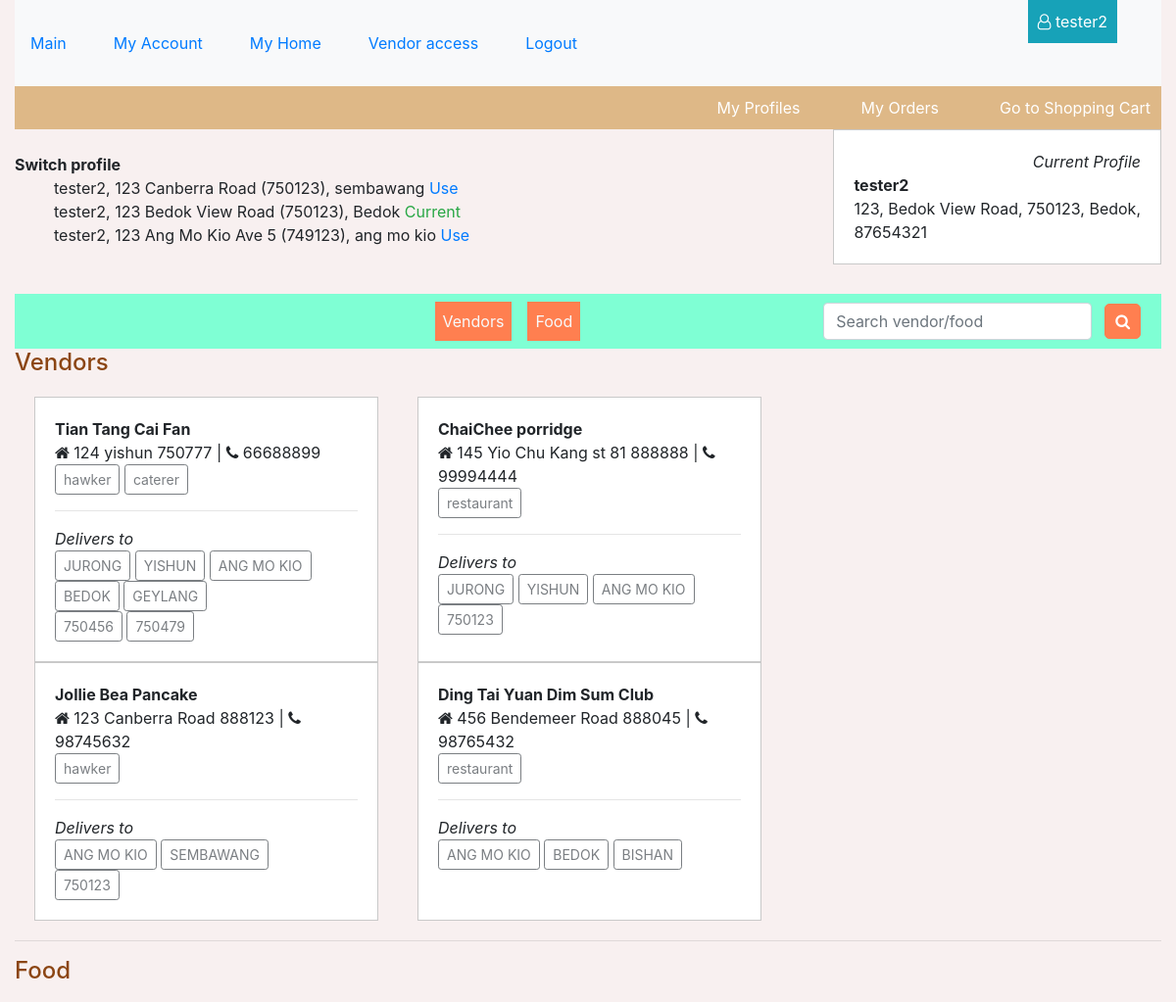
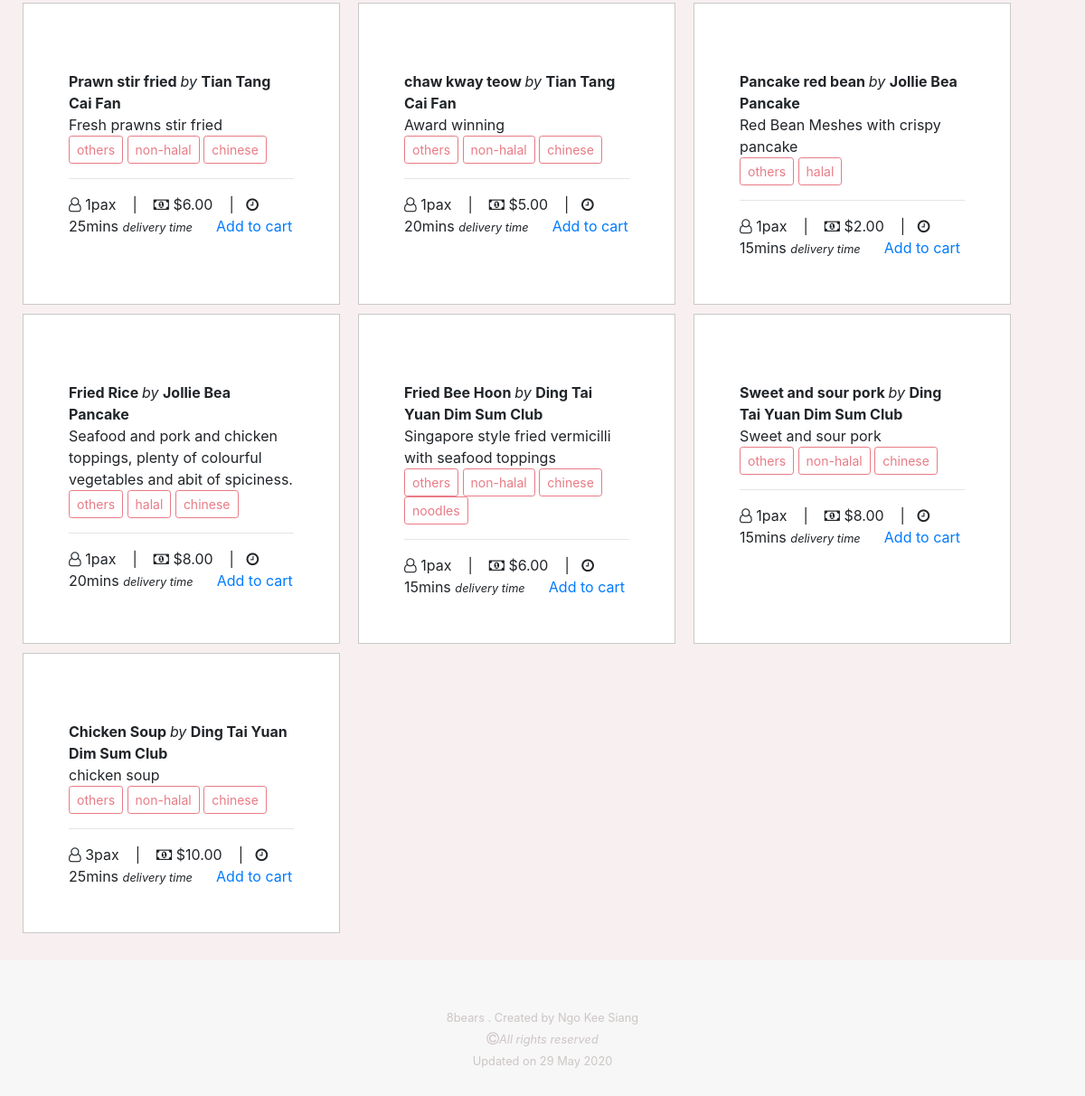
The page /index/11 (signed in) on the database its author committed (2 pictures, top to bottom).
### buyer/models.py (models this page shows)
class Buyer(models.Model):
    town = models.CharField(max_length=100, null=True, blank=False)
    postal_code = models.PositiveIntegerField(null=False, blank=False)
    block = models.PositiveSmallIntegerField( null=False, blank=False)
    street = models.CharField(max_length=254, null=False, blank=False)
    date_joined = models.DateTimeField(auto_now_add=True)
    contact = models.PositiveIntegerField(validators=[MinValueValidator(10000000), MaxValueValidator(99999999)], null=False, blank=False)
    user = models.ForeignKey(User, null=True, on_delete=models.SET_NULL)
    def __str__(self):
        return '%s, %s %s (%s), %s' % (self.user.username, self.block, self.street, self.postal_code, self.town)

### vendor/models.py (models this page shows)
class Vendor(models.Model):
    category = models.ManyToManyField(Category)
    postal_code = models.PositiveIntegerField( null=False, blank=False)
    name = models.CharField( max_length=100, null=False, blank=False)
    block = models.PositiveSmallIntegerField( null=False, blank=False)
    street = models.CharField(max_length=254, null=False, blank=False)
    contact = models.PositiveIntegerField(validators=[MinValueValidator(10000000), MaxValueValidator(99999999)], null=False, blank=False)
    date_joined = models.DateTimeField(auto_now_add=True)
    user = models.ForeignKey(User, null=True, on_delete=models.SET_NULL)
    user_contact = models.PositiveIntegerField(validators=[MinValueValidator(10000000), MaxValueValidator(99999999)], null=False, blank=False)
    license_number = models.CharField(max_length=10, null=False, blank=False)
    license_check = models.BooleanField(default=False)
    photo_url=models.URLField(max_length=1024, null=True, blank=True)
    vendordeliverytown = models.ManyToManyField(VendorDeliveryTown)
    vendordeliverypostal = models.ManyToManyField(VendorDeliveryPostal)
    def __str__(self):
        return self.name

class Category(models.Model):
    title = models.CharField(max_length=100, null=False, blank=False)
    def __str__(self):
        return self.title

class VendorDeliveryTown(models.Model):
    town = models.CharField( max_length=100, null=False, blank=False)
    def __str__(self):
        return str(self.town)

class VendorDeliveryPostal(models.Model):
    postal_code = models.PositiveIntegerField( null=False, blank=False)
    def __str__(self):
        return str(self.postal_code)

### food/models.py (models this page shows)
class Food(models.Model):
    vendor = models.ForeignKey(Vendor, null=False, blank=False, on_delete=models.CASCADE)
    tag = models.ManyToManyField(Tag)
    title = models.CharField(max_length=100, null=False, blank=False)
    description = models.TextField(null=False, blank=False)
    portion = models.PositiveSmallIntegerField( validators=[MinValueValidator(1), MaxValueValidator(99)] , default=1, null=False, blank=False )
    price = models.DecimalField(max_digits=8, decimal_places=2, null=False, blank=False)
    date_posted = models.DateTimeField(auto_now_add=True)
    date_edited = models.DateTimeField(auto_now_add=True)
    delivery_time = models.DecimalField(max_digits=3, decimal_places=0, null=False, blank=False)
    image = ImageField(blank=True, manual_crop="")
    def __str__(self):
        return self.title

class Tag(models.Model):
    title = models.CharField(max_length=100, null=False, blank=False)
    def __str__(self):
        return self.title

### buyer/views.py (the view, shortened to what this page needs)
# urls.py: path('index/<buyer_id>', buyer.views.index_by_profile, name='index_by_profile_route'),
@login_required
def index_by_profile(request, buyer_id):
    buyer_profiles = Buyer.objects.all().filter(user=request.user)  # retrieve all buyer profiles for user
    current_buyer_profile = Buyer.objects.get(id=buyer_id)
    buyer_town = Buyer.objects.get(id=buyer_id).town.upper()  # retrieve buyer profile's town
    buyer_postal = Buyer.objects.get(id=buyer_id).postal_code  # retrieve buyer profile's postal code
    vendor_available_base_queries = Q(vendordeliverytown__town=buyer_town)|Q(vendordeliverypostal__postal_code__exact=buyer_postal)
    food_available_base_queries = Q(vendor__vendordeliverytown__town=buyer_town)|Q(vendor__vendordeliverypostal__postal_code__exact=buyer_postal)
    if 'category' in request.GET:
        get_category = request.GET['category']
        vendor_available = Vendor.objects.filter(vendor_available_base_queries).filter(category__title=get_category).distinct()
        food_available = Food.objects.filter(food_available_base_queries).filter(vendor__category__title=get_category).distinct()
    else:
        vendor_available = Vendor.objects.filter(vendor_available_base_queries).distinct()  # retrieve vendors that deliver to buyer profile's town and postal
        food_available = Food.objects.filter(food_available_base_queries).distinct()  # retrieve foods that can be delivered to buyer profiles town and postal
    return render(request, 'buyer/buyer_index_page.html', {
        "buyer_profiles": buyer_profiles,
        "vendor_available": vendor_available,
        "food_available": food_available,
        "buyer_id": int(buyer_id),
        "current_buyer_profile": current_buyer_profile
    })

### buyer/templates/buyer/buyer_index_page.html (shortened to what this page needs)
{% extends 'base_template.html' %}
{% load static %}
{%block css%}
<link rel="stylesheet" href="{% static 'buyer_nav_bar.css' %}">
<link rel="stylesheet" href="{% static 'buyer_home_page.css' %}">
{%endblock%}
{%block content%}
<div class="right-nav-parent">
    <nav class="right-nav">
        <ul>
            <li> <a href="{% url 'show_buyer_profiles_route' %}"> My Profiles </a> </li>
        </ul>
        <ul>
            <li> <a href="{% url 'view_order_history_route' %}"> My Orders </a> </li>
        </ul>
        <ul>
            <li> <a href="{% url 'view_cart_route' %}" target="_blank"> Go to Shopping Cart </a> </li>
        </ul>
    </nav>
</div>
<div class="profile-section-one">
    <div class="psone-divone"><em>Current Profile</em></div>
    {% if current_buyer_profile %}
        <div class="psone-divtwo">
            <section> <strong> {{current_buyer_profile.user.username}} </strong> </section>
            <section>
                <span> {{current_buyer_profile.block}}, </span>
                <span> {{current_buyer_profile.street}}, </span>
                <span> {{current_buyer_profile.postal_code}}, </span>
                <span> {{current_buyer_profile.town}}, </span>
            </section>
            <section> {{current_buyer_profile.contact}} </section>
        </div>
    {%else%}
        <div> Nil </div>
    {%endif%}
</div>
<br>
<div class="profile-section-two">
    <section><strong> Switch profile </strong></section>
    <section>
        <ul>
            {% if buyer_profiles %}
            {%for i in buyer_profiles %}
                    <li> {{i}}
                    {% if i.id == buyer_id %}
                    <span class="text-success">
                     Current
                    </span>
                    {%else%} <a href="{% url 'index_by_profile_route' buyer_id=i.id %}"> Use  </a>
                    {%endif%}
                    </li>
            {%endfor%}
            {%else%}
            No profile yet. <a href="{% url 'create_buyer_profile_route' %}"> Create a profile</a> first to see any vendors that can deliver to you.
            {% endif %}
        </ul>
    </section>
</div>
<nav class="navbar navbar-expand-lg justify-content-center" id="filter-search-bar" style="clear:both;">
    {%if buyer_id %}
        <div class="w-50">
            <ul class="navbar-nav mr-auto">
                <li class="nav-item dropdown mx-2 filter-dropdown">
                    <a class="nav-link text-light" href="#" id="VendorDropdown" role="button" data-toggle="dropdown" aria-haspopup="true" aria-expanded="false">
                    Vendors
                    </a>
                </li>
                <li class="nav-item dropdown mx-2 filter-dropdown">
                    <a class="nav-link text-light" href="#" id="FoodDropdown" role="button" data-toggle="dropdown" aria-haspopup="true" aria-expanded="false">
                    Food
                    </a>
                </li>
            </ul>
        </div>
        <div class="flex-shrink-1">
            <form class="form-inline my-2 my-lg-0" method="GET" action="{% url 'index_by_profile_route' buyer_id=buyer_id %}" style="flex-wrap:nowrap;">
                <input class="form-control mr-sm-2" type="text" name="search" placeholder="Search vendor/food" aria-label="Search">
                <button class="buyer-buttons my-2 my-sm-0" type="submit">
                <i class="fa fa-search"></i>
                </button>
            </form>
        </div>
    {%endif%}
</nav>
<h4 style="color:saddlebrown;"> Vendors </h4>
<div class="vendor-display">
    {%if vendor_available %}
        {%for i in vendor_available %}
        <div>
            <section><strong> {{i}} </strong> </section>
            <section>
                <span> <i class="fa fa-home" aria-hidden="true"></i> {{i.block}} {{i.street}} {{i.postal_code}} | </span>
                <span> <i class="fa fa-phone" aria-hidden="true"></i> {{i.contact}} </span>
            </section>
            <section> {%for j in i.category.all %} <button type="button" class="btn btn-outline-dark btn-sm" disabled>{{j}}</button> {%endfor%}</section>
            <hr>
            <section><em>Delivers to</em>
            <section> {%for j in i.vendordeliverytown.all %} <button type="button" class="btn btn-outline-dark btn-sm" disabled>{{j}}</button> {%endfor%}</section>
            <section> {%for j in i.vendordeliverypostal.all %} <button type="button" class="btn btn-outline-dark btn-sm" disabled>{{j}}</button> {%endfor%}</section>
        </div>
        {%endfor%}
    {%endif%}
</div>
<hr>
<h4 style="color:saddlebrown;"> Food </h4>
<div class="food-display">
{%if food_available %}
    {%for i in food_available %}
        <div>
                <section>
                    <strong> {{i}} </strong>
                    <span> <em>by</em> <strong> {{i.vendor.name}} </strong></span>
                </section>
                <section> {{i.description}} </section>
                <section> {%for j in i.tag.all %} <button type="button" class="btn btn-outline-danger btn-sm" disabled> {{j}} </button> {%endfor%} </section>
                <hr>
                <section>
                    <span> <i class="fa fa-user-o" aria-hidden="true"></i> {{i.portion}}pax &nbsp;&nbsp; | </span>&nbsp;&nbsp;
                    <span> <i class="fa fa-money" aria-hidden="true"></i> ${{i.price}} &nbsp;&nbsp; |</span>&nbsp;&nbsp;
                    <span> <i class="fa fa-clock-o" aria-hidden="true"></i> {{i.delivery_time}}mins <small><em> delivery time </em></small>  </span>&nbsp;&nbsp;&nbsp;&nbsp;
                    {% if i.vendor.license_check %}
                    <span> <a href="{% url 'add_to_cart_route' buyer_id=buyer_id food_id=i.id %}"> Add to cart </a></span>
                    {% else %}
                    <br><br>
                    <section class="alert alert-warning"> Vendor pending verification. </section>
                    {%endif%}
                </section>
        </div>
    {%endfor%}
{%endif%}
</div>
{%endblock%}

### templates/base_template.html (shortened to what this page needs)
{% load static %}
<!doctype html>
<html lang="en">
  <head>
    <link rel="stylesheet" href="https://stackpath.bootstrapcdn.com/font-awesome/4.7.0/css/font-awesome.min.css">
    <link rel="stylesheet" href="https://stackpath.bootstrapcdn.com/bootstrap/4.5.0/css/bootstrap.min.css">
    <link rel="stylesheet" href="{% static 'style.css' %}">
    {% block css %} {%endblock%}
  </head>
  <body>
    <header class="container-fluid">
        <nav class="navbar navbar-expand-lg navbar-light bg-light py-3">
            <div class="collapse navbar-collapse" id="navbarSupportedContent">
                <ul class="navbar-nav">
            {%if request.user.is_authenticated %}
                <li class="nav-item mr-5 my-3 "> <a href="{% url 'view_home_route' %}" >Main</a> </li>
                <li class="nav-item mr-5 my-3 "> <a href="{% url 'view_account_route' %}" >My Account</a> </li>
                <li class="nav-item mr-5 my-3 "> <a href="{% url 'index_route' %}"> My Home</a> </li>
                <li class="nav-item mr-5 my-3"> <a href="{% url 'view_vendor_profiles_route' %}"> Vendor access</a> </li>
                <li class="nav-item mr-5 my-3"> <a href="{% url 'account_logout' %}" > Logout</a> </li>
            {%else%}
                <li class="nav-item mr-5 my-3"> <a href="{% url 'account_signup' %}">Register</a> </li>
                <li class="nav-item mr-5 my-3"> <a href="{% url 'account_login' %}" >Login</a> </li>
            {%endif%}
                </ul>
            </div>
        </nav>
        {%if request.user.is_authenticated %}
        <div id="show-username" class="bg-info"> <i class="fa fa-user-o" aria-hidden="true"></i> {{request.user.username}}  </div>
        {%endif%}
    </header>
    <div class="container-fluid">
    {%block content%} {%endblock%}
    </div>
    <footer>
        <div>
            <section> <small> 8bears . Created by <a href="https://github.com/ksngo" style="color:rgb(206, 197, 197);">Ngo Kee Siang</a> </small> </section>
            <section><i class="fa fa-copyright" aria-hidden="true"></i><em><small>All rights reserved</small></em> </section>
            <section><small> Updated on 29 May 2020</small> </section>
        </div>
    </footer>
  </body>
</html>

### static/style.css (style rules this page uses)
body { background-color:white; }
a { text-decoration:none !important; }
#show-username { min-width:80px; position:absolute; top:0; right:5%; padding: 10px; color: white; }
footer { height:100px; background-color: rgb(247, 247, 247); padding-top:50px; padding-bottom:100px; color: rgb(206, 197, 197); }
footer div { text-align: center; }
.buyer-buttons { border:1px solid coral; padding:5px; padding-left:10px; padding-right:10px; border-radius:5px; background-color: coral; margin:5px; color:white; }

### static/buyer_nav_bar.css (style rules this page uses)
body { background-color:rgb(248, 240, 240); }
.right-nav-parent { width:100%; background-color:burlywood; }
.right-nav { display:flex; justify-content: flex-end; }
.right-nav ul { list-style:none; margin-bottom:10px; margin-top:10px; }
.right-nav a { color:white; padding:11px; }

### static/buyer_home_page.css (style rules this page uses)
.profile-section-one { float:right; margin-bottom:30px; border:1px solid rgba(170, 170, 170, 0.635); padding:20px; clear:both; background-color:white; }
.psone-divone { float:right; }
.psone-divtwo { clear:both; }
.profile-section-two { margin-bottom: 30px; }
.profile-section-two ul { list-style: none; }
#filter-search-bar { background-color:aquamarine; }
.filter-dropdown { background-color: coral; }
.vendor-display { display:flex; flex-wrap:wrap; margin-top:20px; margin-bottom:20px; }
.vendor-display div { flex:20%; max-width:20%; border: 1px solid rgba(170, 170, 170, 0.635); margin-left:20px; margin-right:20px; padding:20px; background-color: white; }
.food-display { display:flex; flex-wrap:wrap; margin-top:20px; margin-bottom:20px; }
.food-display div { flex:20%; max-width:20%; border: 1px solid rgba(170, 170, 170, 0.635); margin-left:10px; margin-right:10px; padding:50px; margin-bottom:10px; background-color:white; }
@media screen and (max-width:1440px) { .food-display div { flex: 30%; max-width: 30%; } }
@media screen and (max-width:1440px) { .vendor-display div { flex: 30%; max-width: 30%; } }

### rows shown on the page
Buyer: user.username "tester2", block "123", street "Bedok View Road", postal_code "750123", town "Bedok", contact "87654321", user+block+street "tester2, 123 Bedok View Road (750123), Bedok", shows "Current"
Buyer: user+block+street "tester2, 123 Canberra Road (750123), sembawang", shows "Use"
Buyer: user+block+street "tester2, 123 Ang Mo Kio Ave 5 (749123), ang mo kio", shows "Use"
Vendor: name "Tian Tang Cai Fan", block "124", street "yishun", postal_code "750777", contact "66688899"
Category: title "hawker"
Category: title "caterer"
VendorDeliveryTown: town "JURONG"
VendorDeliveryTown: town "YISHUN"
VendorDeliveryTown: town "ANG MO KIO"
VendorDeliveryTown: town "BEDOK"
VendorDeliveryTown: town "GEYLANG"
VendorDeliveryPostal: postal_code "750456"
VendorDeliveryPostal: postal_code "750479"
Vendor: name "ChaiChee porridge", block "145", street "Yio Chu Kang st 81", postal_code "888888", contact "99994444"
Category: title "restaurant"
VendorDeliveryPostal: postal_code "750123"
Vendor: name "Jollie Bea Pancake", block "123", street "Canberra Road", postal_code "888123", contact "98745632"
VendorDeliveryTown: town "SEMBAWANG"
Vendor: name "Ding Tai Yuan Dim Sum Club", block "456", street "Bendemeer Road", postal_code "888045", contact "98765432"
VendorDeliveryTown: town "BISHAN"
Food: title "Prawn stir fried", vendor.name "Tian Tang Cai Fan", description "Fresh prawns stir fried", portion "1", price "6.00", delivery_time "25", shows "Add to cart"
Tag: title "others"
Tag: title "non-halal"
Tag: title "chinese"
Food: title "chaw kway teow", vendor.name "Tian Tang Cai Fan", description "Award winning", portion "1", price "5.00", delivery_time "20", shows "Add to cart"
Food: title "Pancake red bean", vendor.name "Jollie Bea Pancake", description "Red Bean Meshes with crispy pancake", portion "1", price "2.00", delivery_time "15", shows "Add to cart"
Tag: title "halal"
Food: title "Fried Rice", vendor.name "Jollie Bea Pancake", description "Seafood and pork and chicken toppings, plenty of colourful vegetables and abit of spiciness.", portion "1", price "8.00", delivery_time "20", shows "Add to cart"
Food: title "Fried Bee Hoon", vendor.name "Ding Tai Yuan Dim Sum Club", description "Singapore style fried vermicilli with seafood toppings", portion "1", price "6.00", delivery_time "15", shows "Add to cart"
Tag: title "noodles"
Food: title "Sweet and sour pork", vendor.name "Ding Tai Yuan Dim Sum Club", description "Sweet and sour pork", portion "1", price "8.00", delivery_time "15", shows "Add to cart"
Food: title "Chicken Soup", vendor.name "Ding Tai Yuan Dim Sum Club", description "chicken soup", portion "3", price "10.00", delivery_time "25", shows "Add to cart"

### other values the page prints
{{ request.user.username }} "tester2"
